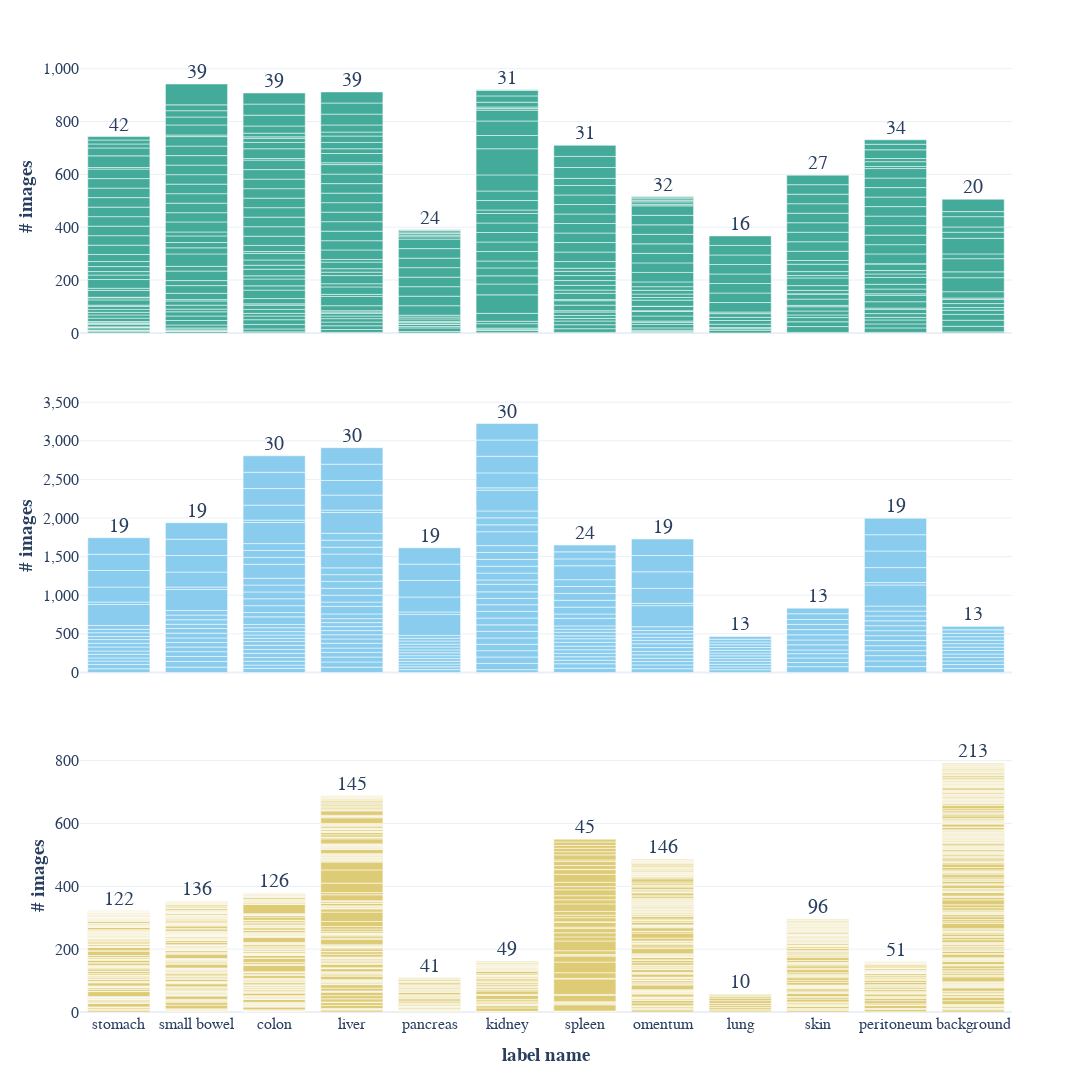

The notebook cell this image was saved under:
### Code cell
df = paper_table()
assert pd.isna(df["species_name"]).sum() == 0

df_labels = df.groupby(["species_name", "label_name", "subject_name"], as_index=False).agg(
    n_images=pd.NamedAgg(column="image_name", aggfunc="nunique")
)
df_labels["species_name"] = df_labels["species_name"].astype("category")
df_labels["species_name"] = df_labels["species_name"].cat.set_categories(settings_species.species_colors.keys())

df_labels = sort_labels(df_labels, sorting_cols=["species_name", "subject_name", "label_name"])
labels = sort_labels(df_labels.label_name.unique())
labels_plotly = [settings_rat.labels_paper_renaming.get(l, l) for l in labels]
df_labels = df_labels.replace(labels, labels_plotly)

colors = {}
for i, row in df_labels.iterrows():
    if row["subject_name"] not in colors:
        colors[row["subject_name"]] = settings_species.species_colors[row["species_name"]]

fig = px.bar(
    df_labels,
    x="label_name",
    y="n_images",
    color="subject_name",
    facet_col="species_name",
    facet_col_wrap=1,
    color_discrete_map=colors,
    category_orders={"label_name": labels_plotly},
)

for row_idx, species in enumerate(reversed(settings_species.species_colors.keys())):
    df_labels_species = df_labels[df_labels.species_name == species]
    df_labels_species = df_labels_species.groupby("label_name", as_index=False).agg(
        n_subjects=pd.NamedAgg(column="subject_name", aggfunc="nunique")
    )
    for i, row_data in df_labels_species.iterrows():
        n_images = df_labels[
            (df_labels.species_name == species) & (df_labels.label_name == row_data["label_name"])
        ].n_images.sum()
        fig.add_annotation(
            x=row_data["label_name"],
            y=n_images,
            text=row_data["n_subjects"],
            xanchor="center",
            yanchor="bottom",
            xref="x",
            yref="y",
            showarrow=False,
            row=row_idx + 1,
            col=1,
        )

for i, annotation in enumerate(fig.layout.annotations):
    if "species_name" in fig.layout.annotations[i].text:
        fig.layout.annotations[i].text = ""

fig.update_yaxes(matches=None)
fig.update_xaxes(title="<b>label name</b>", row=1)
fig.update_yaxes(title="<b># images</b>", title_standoff=5)
fig.update_layout(height=1200, width=1200, template="plotly_white")
fig.update_layout(font_family="Libertinus Sans", font_size=16)
fig.update_layout(showlegend=False)
fig.update_annotations(font=dict(size=20))
fig.update_yaxes(tickformat=",")
fig.write_image(settings_species.paper_dir / "data_statistics.pdf")
fig.show()
